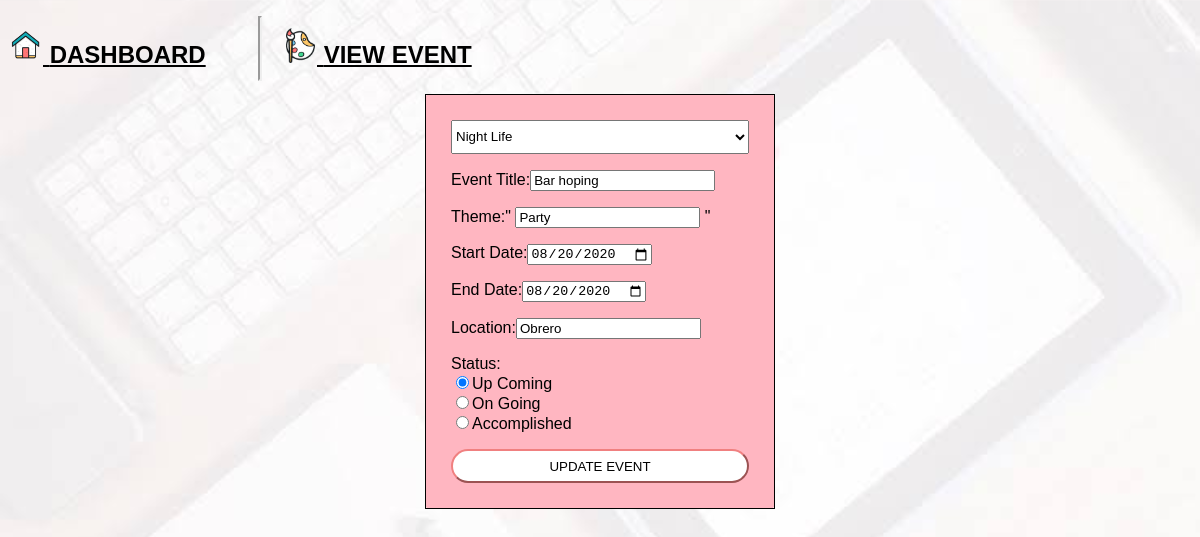
Page /editEvent.php?upd=2 on the committed database.
### tables this page shows
CREATE TABLE `event` (
  `id` int(6) UNSIGNED NOT NULL,
  `category` varchar(100) NOT NULL,
  `title` varchar(100) NOT NULL,
  `theme` varchar(100) NOT NULL,
  `startdate` date NOT NULL,
  `enddate` date NOT NULL,
  `location` varchar(100) NOT NULL,
  `poster` varchar(100) NOT NULL,
  `status` varchar(50) NOT NULL
);

### editEvent.php (the view, shortened to what this page needs)
<?php
$servername = "localhost"; $username = "root"; $password = ""; $dbname = "OISDb";
$conn = new mysqli($servername, $username, $password, $dbname);
if(isset($_GET['upd'])){
$id = $_GET['upd'];
$dis_sql = "SELECT * FROM event WHERE id ='$id' ";
$result = $conn -> query($dis_sql);
if($result->num_rows>0){
	while($row = $result->fetch_assoc()){
		$category=$row['category'];
		$title=$row['title'];
		$theme=$row['theme'];
		$startdate=$row['startdate'];
		$enddate=$row['enddate'];
		$location=$row['location'];
		$status=$row['status'];
	}
}
}
?>
<html>
<head>
</head>
<body>
	<div id="header">
		<ul>
		<li><a href="dashboard.php"><h2><img src="images/home.png" style="width:35px;"> DASHBOARD </h2></a></li>
		<hr>
		<li><a href="manageEvent.php"><h2><img src="images/event.png" style="width:35px;"> VIEW EVENT </h2></a></li>
		</ul>
	</div>
	<form class="form-add" name="add" action="<?php echo $_SERVER['PHP_SELF']; ?>" method="post">
		<div id="add-wrap">
		<select class="btn" name="category">
			<option selected disabled>
 				<?php
					if($category != ""){
						echo $category;
					}else{
						echo "CATEGORY";
					}
				?>
			</option>
			<?php
			$sql = "SELECT * FROM categories";
			$result = $conn -> query($sql);
				if($result->num_rows>0){
					while($row = $result->fetch_assoc()){
						echo "<option value =' ".$row['category']." '>".$row['category']."</option><br>";
					}
				}else{
					echo "0 results";
				}
			?>
		</select>
			<p>Event Title:<input type="text" name="title" class="form-control" value="<?php echo $title ?>" required></p>
			<p>Theme:" <input type="text" name="theme" class="form-control" value="<?php echo $theme ?>" required> "</p>
			<p>Start Date:<input type="date" name="startdate" class="form-control" value="<?php echo $startdate ?>" required></p>
			<p>End Date:<input type="date" name="enddate" class="form-control" value="<?php echo $enddate ?>" required></p>
			<p>Location:<input type="text" name="location" class="form-control" value="<?php echo $location ?>" required></p>
			<p>Status:<br>
			<input type="radio" name="status" value="Up Coming" class="form-control" <?php if($status == "Up Coming"){ ?> checked <?php } ?> >Up Coming<br>
			<input type="radio" name="status" value="On Going" class="form-control" <?php if($status == "On Going"){ ?> checked <?php } ?>
			>On Going<br>
			<input type="radio" name="status" value="Accomplished" class="form-control" <?php if($status == "Accomplished"){ ?> checked <?php } ?> >Accomplished</p>
			<button class="btn btn-theme btn-round" name="update">UPDATE EVENT</button>
		</div>
	</form>
</body>
</html>

### editEvent.php (style rules this page uses)
body { font-family: sans-serif; background: url('images/manage.jpg') repeat-y; background-size: 100%; }
ul { padding: 0px; display: flex; margin: 0px; }
#header li { display: inline-block; padding: 0; color: black; width: 250px; }
#header a { color: black; }
.form-add { max-width: 350px; margin: 5px auto 0; background: lightpink; border-radius: 5px; -webkit-border-radius: 5px; }
#add-wrap { padding: 25px; border: 1px solid black; }
.btn { height: 34px; width: 100%; cursor: pointer; }
.btn-theme { background-color: #fff; border-color: lightcoral; }
.btn-round { border-radius: 20px; -webkit-border-radius: 20px; }
hr { display: block; margin-top: 0.5em; margin-bottom: 0.5em; margin-left: 0; margin-right: 20px; border-style: inset; border-width: 2px; padding: 0px; }

### rows in the picture
event: category "Night Life", title "Bar hoping", theme "Party", startdate "08/20/2020", enddate "08/20/2020", location "Obrero", status "☑"
